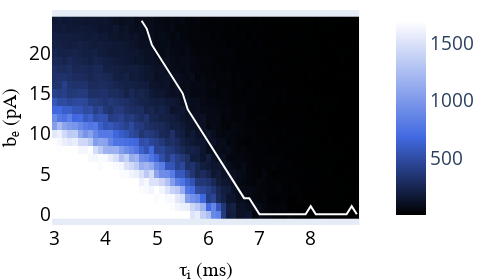

Notebook cell for this chart:
### Markdown cell above
Or you can load directly a pre-calculated array with the mean survival time (averaged over seeds) for each combination of tau/b_e :

### Code cell
load= 'tau_i'
mean_array,taus, bthr, tau_v, bvals = load_survival( load = load, precalc=True)
plot_heatmap_survival(mean_array, taus, tau_v, bvals , bthr,load = load, precalc=True, save_im=False)

### Figure 1 — Plotly figure (JSON) as saved in the notebook; plotly's stock layout.template omitted (floating-point values rounded to 4 significant figures; data arrays with more than 128 entries replaced by an {"elided": "..."} marker saying what was removed)
{"data": [{"colorbar": {"tickcolor": "black", "tickfont": {"size": 19}}, "colorscale": [[0, "black"], [0.4, "royalblue"], [1, "white"], [1, "white"]], "type": "heatmap", "x": [3, 3.1, 3.2, 3.3, 3.4, 3.5, 3.6, 3.7, 3.8, 3.9, 4.0, 4.1, 4.2, 4.3, 4.4, 4.5, 4.6, 4.7, 4.8, 4.9, 5.0, 5.1, 5.2, 5.3, 5.4, 5.5, 5.6, 5.7, 5.8, 5.9, 6.0, 6.1, 6.2, 6.3, 6.4, 6.5, 6.6, 6.7, 6.8, 6.9, 7.0, 7.1, 7.2, 7.3, 7.4, 7.5, 7.6, 7.7, 7.8, 7.9, 8.0, 8.1, 8.2, 8.3, 8.4, 8.5, 8.6, 8.7, 8.8, 8.9], "y": [0, 1, 2, 3, 4, 5, 6, 7, 8, 9, 10, 11, 12, 13, 14, 15, 16, 17, 18, 19, 20, 21, 22, 23, 24], "z": {"elided": "25x60 float values"}, "zmax": 1690, "zmin": 12}, {"line": {"color": "white", "width": 2}, "mode": "lines", "type": "scatter", "x": [4.7, 4.8, 4.9, 5.0, 5.1, 5.2, 5.3, 5.4, 5.5, 5.6, 5.7, 5.8, 5.9, 6.0, 6.1, 6.2, 6.3, 6.4, 6.5, 6.6, 6.7, 6.8, 6.9, 7.0, 7.1, 7.2, 7.3, 7.4, 7.5, 7.6, 7.7, 7.8, 7.9, 8.0, 8.1, 8.2, 8.3, 8.4, 8.5, 8.6, 8.7, 8.8, 8.9], "xaxis": "x", "y": [24, 23.0, 21, 20, 19, 18, 17, 16, 15, 13, 12, 11, 10, 9, 8, 7, 6, 5, 4, 3, 2, 2, 1, 0, 0, 0, 0, 0, 0, 0, 0, 0, 0, 1, 0, 0, 0, 0, 0, 0, 0, 1, 0], "yaxis": "y"}], "layout": {"coloraxis": {"colorbar": {"title": {"side": "right"}, "x": -0.55, "y": 0.35}}, "height": 280, "margin": {"b": 0, "l": 0, "r": 0, "t": 0}, "width": 480, "xaxis": {"anchor": "y", "domain": [0, 0.94], "nticks": 12, "showgrid": false, "tickfont": {"color": "black", "size": 19}, "title": {"font": {"color": "black", "family": "Arial, sans-serif", "size": 20}, "text": "τᵢ (ms)"}}, "yaxis": {"anchor": "x", "domain": [0, 1], "nticks": 12, "showgrid": false, "tickfont": {"color": "black", "size": 19}, "title": {"font": {"color": "black", "family": "Arial, sans-serif", "size": 20}, "text": "bₑ (pA)"}}, "yaxis2": {"anchor": "x", "overlaying": "y", "showgrid": false, "side": "right", "title": {"font": {"color": "black", "family": "Arial, sans-serif", "size": 20}, "text": "bₑ (pA)"}}}}
